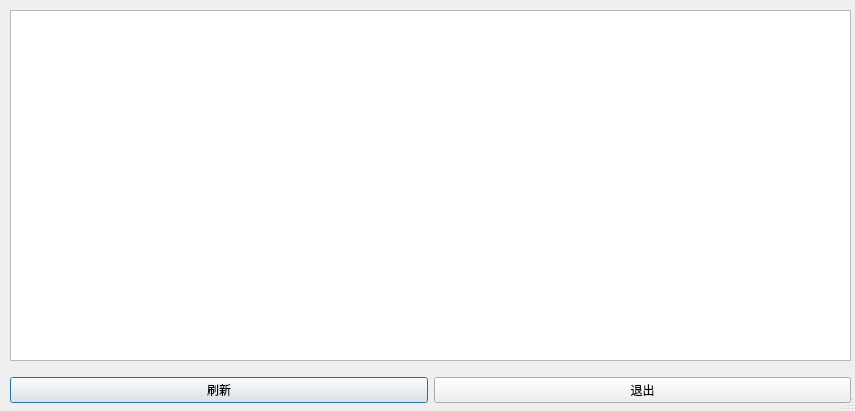
<?xml version="1.0" encoding="UTF-8"?>
<ui version="4.0">
 <class>Dialog</class>
 <widget class="QDialog" name="Dialog">
  <property name="geometry">
   <rect>
    <x>0</x>
    <y>0</y>
    <width>855</width>
    <height>411</height>
   </rect>
  </property>
  <property name="windowTitle">
   <string>教师信息列表</string>
  </property>
  <property name="sizeGripEnabled">
   <bool>true</bool>
  </property>
  <widget class="QWidget" name="horizontalLayoutWidget">
   <property name="geometry">
    <rect>
     <x>10</x>
     <y>370</y>
     <width>841</width>
     <height>41</height>
    </rect>
   </property>
   <layout class="QHBoxLayout" name="horizontalLayout">
    <item>
     <widget class="QPushButton" name="pushButton_2">
      <property name="text">
       <string>刷新</string>
      </property>
     </widget>
    </item>
    <item>
     <widget class="QPushButton" name="pushButton">
      <property name="text">
       <string>退出</string>
      </property>
     </widget>
    </item>
   </layout>
  </widget>
  <widget class="QTableView" name="tableView">
   <property name="geometry">
    <rect>
     <x>10</x>
     <y>10</y>
     <width>841</width>
     <height>351</height>
    </rect>
   </property>
  </widget>
 </widget>
 <resources/>
 <connections>
  <connection>
   <sender>pushButton</sender>
   <signal>clicked()</signal>
   <receiver>Dialog</receiver>
   <slot>close()</slot>
   <hints>
    <hint type="sourcelabel">
     <x>354</x>
     <y>387</y>
    </hint>
    <hint type="destinationlabel">
     <x>229</x>
     <y>369</y>
    </hint>
   </hints>
  </connection>
 </connections>
</ui>
